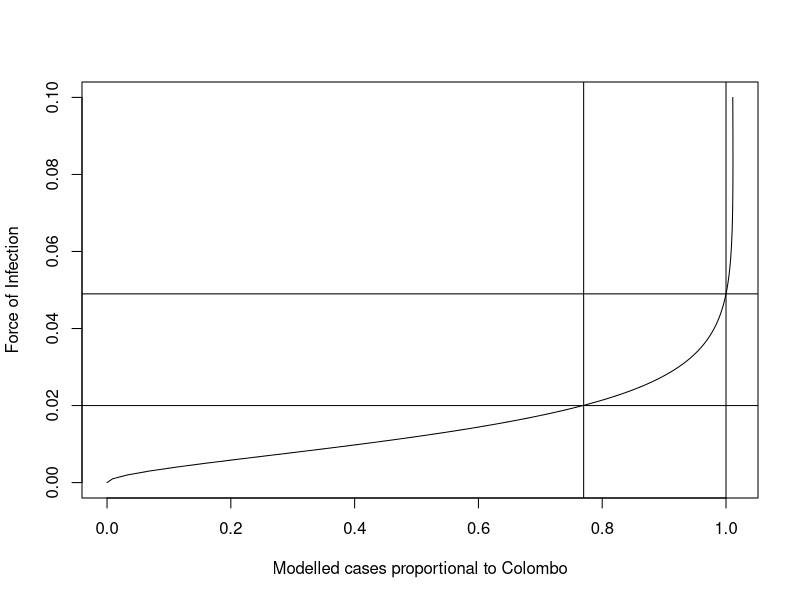
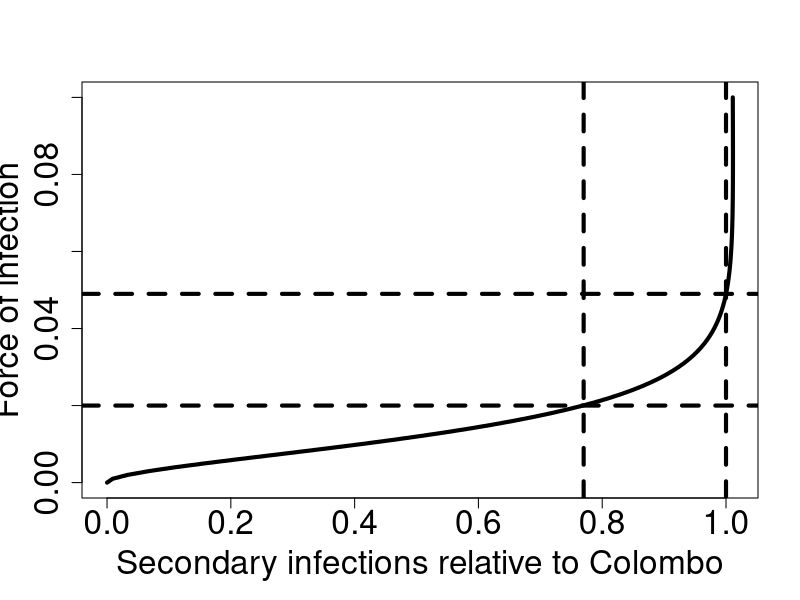

Write the R code that produced these figures, in order.
rm(list=ls())
# we want to recreate the dengue model

# we first create the four probabilities of infection
library(data.table)

# Set parameters ----------------------------------------------------------

# Calculate lambda in Colombo

# probability first infection = 14.1%
# 0.141 = 1-(1 - lambda)^3
# solve the above equation for lambda manually (eg Wolfram Alpha)
# lambda = 0.049


#will remove last age
max_age <- 61
#will remove last year
years <- 2010:2110
N0 <- 1 # population size
no_infection <- N0
lambda <- rep(0.049, length=length(years))
P_D <- c(0.005, 0.05, 0.00001, 0.00001)
#probability of disease given inf for 3 serotype model (vector needs to be length 3)
P_D <- P_D[1:3]

P_D_mat <- t(replicate(max_age,P_D))

# Initialise dataframe ----------------------------------------------------

col_names <- list(
               "S3",
               "S2",
               "S1",
               "S0",
               "I1",
               "I2",
               "I3",
               "D1",
               "D2",
               "D3",
               "total")

array_names <- vector("list", 3)
array_names[[1]] <- paste("year", years, sep="_")
array_names[[2]] <- paste("age", (1:(max_age+1) -1), sep="_")
array_names[[3]] <- col_names

# dims are year - age - outcomes
dengue <- array(data = 0,
                dim = c(length(years), max_age+1,length(col_names)),
                dimnames=array_names)


dengue[1,,"S3"] <- N0 # add 100 to S3 to each age group in first year
dengue[,1,"S3"] <- N0 # add 100 to S3 of 0 age group in all years (births)

dengue[1,,"total"] <- dengue[1,,"S3"] # add total to first year
dengue[,1,"total"] <- dengue[,1,"S3"] # add total to first age

# Populate dataframe ------------------------------------------------------

infection_probs <- function( lambda, max_age, P_D_mat, df, verbose=1 ){
  if(verbose==1){browser()}
  
  for (y in 1:(length(years)-1)) {

    # infection probabilities
    P_I0_I1 <- 1-(1 - lambda[y])^3
    P_I1_I2 <- 1-(1 - lambda[y])^2
    P_I2_I3 <- 1-(1 - lambda[y])^1
    P_I3_I4 <- 0L
    P_I4_I5 <- 0L
    
    # S4
    df[y+1, 1:max_age + 1 , "S3"] <- df[y, 1:max_age, "S3"] * (1-P_I0_I1) # probability of individual staying susceptible
    
    # S3
    df[y+1, 1:max_age + 1, "S2"] <- df[y, 1:max_age, "S3"] * (P_I0_I1) + # prob of people with first infection 
      (df[y, 1:max_age, "S2"] * (1-P_I1_I2) ) # probability of not getting a second infection
    
    # I1 (reminder: first infections occur during this year) - that's why there's no +1's
    df[y, 1:max_age, "I1"] <- df[y,1:max_age, "S3"] * (P_I0_I1)  # Number of new first infections
    
    # S2
    df[y+1, 1:max_age+1, "S1"] <- df[y, 1:max_age, "S2"] * (P_I1_I2) + # prob of people with second infection 
      df[y, 1:max_age, "S1"] * (1-P_I2_I3) # probability of not getting a third infection
    
    # I2
    df[y, 1:max_age, "I2"] <- df[y, 1:max_age, "S2"] * (P_I1_I2)   # Number of new second infections
    
    # S1
    df[y+1, 1:max_age+1, "S0"] <- df[y, 1:max_age, "S1"] * (P_I2_I3) + # prob of people with third infection 
      (df[y, 1:max_age, "S0"] * (1-P_I3_I4) ) # probability of not getting a fourth infection
    
    #I3
    df[y, 1:max_age, "I3"] <- df[y, 1:max_age, "S1"] * (P_I2_I3) # number of new third infections

    #calculate the total population across susceptible statuses
    df[y+1,1:max_age+1,"total"] <- rowSums(df[y+1,1:max_age+1,which(col_names %like% "S")])
    
    df[y,1:max_age,which(col_names %like% "D")] <- df[y,1:max_age,which(col_names %like% "I")]*
      P_D_mat
    
  } # ends year loop
  
  #removing last year and last age group
  df <- df[-length(years),,]
  df <- df[,-(max_age+1),]
  
  return(df)
}


# I2 vs. lambda plot ------------------------------------------------------

lambda_vals <- seq(0, 0.1, by=0.001)
I2_vec <- numeric(length(lambda_vals))
I1_vec <- numeric(length(lambda_vals))

AgeDist <- c(0.01518000, 0.01518000, 0.01518000, 0.01518000, 0.01518000, 0.01560000, 0.01560000, 0.01560000, 0.01560000, 0.01560000,
             0.01478000, 0.01478000, 0.01478000, 0.01478000, 0.01478000, 0.01617775, 0.01617775, 0.01617775, 0.01617775, 0.01617775,
             0.01506456, 0.01506456, 0.01506456, 0.01506456, 0.01506456, 0.01525617, 0.01525617, 0.01525617, 0.01525617, 0.01525617,
             0.01610475, 0.01610475, 0.01610475, 0.01610475, 0.01610475, 0.01383275, 0.01383275, 0.01383275, 0.01383275, 0.01383275)

AgeDist <- c(AgeDist, rep(AgeDist[length(AgeDist)],20)) # fill age vector to age 60

# obtain prop of people with second infection in a year at equilibrium
for(i in 1:length(lambda_vals)){
  
  dengue_df <- infection_probs(lambda = rep(lambda_vals[i], length(years)), 
                               max_age = max_age, 
                               P_D_mat = P_D_mat, 
                               df = dengue,
                               verbose = 0)
  
  I2_vec[i] <- sum(AgeDist[1:60]*dengue_df[length(years)-1,1:60,"I2"])/sum(AgeDist[1:60])
  I1_vec[i] <- sum(AgeDist[1:60]*dengue_df[length(years)-1,1:60,"I1"])/sum(AgeDist[1:60])
  
}

#if using 4-serotype model, use I2_vec[38] and lambda_vals[38]
plot(x = I2_vec/I2_vec[50], y = lambda_vals, type = "l", 
     xlab = "Modelled cases proportional to Colombo" , 
     ylab = "Force of Infection")
abline(v = 1.0)
abline(h = lambda_vals[50])
abline(v = 0.77)
#value of lambda where I2_vec/I2_vec[38] is closest to 0.77
abline(h = lambda_vals[21])


# plot proportion of people with second infection at equilibrium relative to prop of people
# with second infection in Colombo for a range of FOIs. this is used to find out the FOI
# in the region where prop of people with second infection is 77% of that in Colombo

font.size <- 2
lwd <- 4

plot(x = I2_vec/I2_vec[50], y = lambda_vals, type = "l", lwd=lwd,
     xlab="Secondary infections relative to Colombo", ylab="Force of infection", cex.axis=font.size, cex.lab=font.size)
abline(v = 1.0, lwd=lwd, lty=2)
abline(h = lambda_vals[50], lwd=lwd, lty=2)
abline(v = 0.77, lwd=lwd, lty=2)
#value of lambda where I2_vec/I2_vec[38] is closest to 0.77
abline(h = lambda_vals[21], lwd=lwd, lty=2)

#* Calculating rho ---------------------------------------------------------

rho <- (100/10000)/I2_vec[50]

# Calculating I1 and I2 in Gampaha ----------------------------------------

dengue_g_df <- infection_probs(lambda = rep(lambda_vals[21], length(years)), 
                               max_age = max_age, 
                               P_D_mat = P_D_mat, 
                               df = dengue,
                               verbose = 0)

#proportion of population who experience primary or secondary infections per year
ageRange <- 4:16
inf_c <- sum(AgeDist[ageRange]*
               rowSums(dengue_g_df[length(years)-1,ageRange,c("I1","I2")]))/sum(AgeDist[ageRange])

inf_c_2yr <- 1-(1-inf_c)^2

case_c_2yr <- 1-(1-(77/10000))^2
